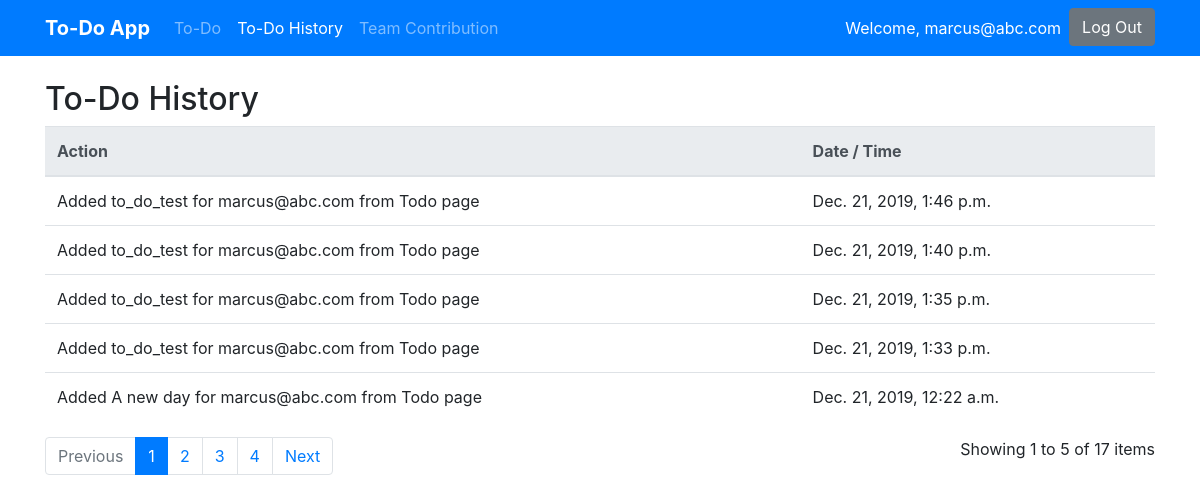
The page /historyItem/ (signed in) on the database as committed earlier.
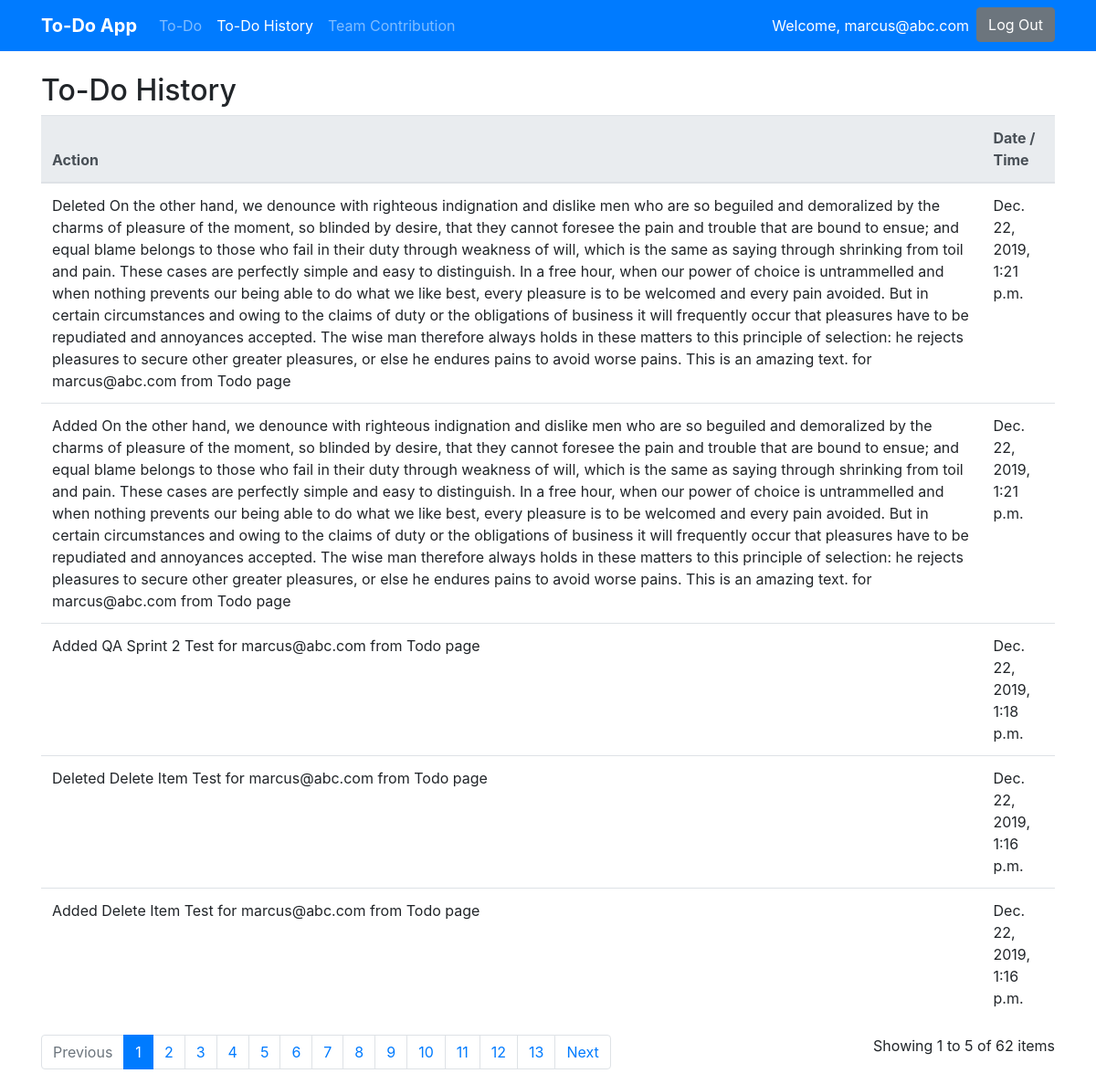
The same page on the database as committed later.
### To_do_page/models.py (models this page shows)
class ArchiveHistory(models.Model):
    owner = models.CharField(max_length=100)
    Todo = models.CharField(max_length=100)
    Timecreated = models.DateTimeField()
    action = models.CharField (max_length=10)

### To_do_page/views.py (the view)
# urls.py: path('historyItem/', historyItem, name='todohistorypage'),
def historyItem(request):
    all_todo = ArchiveHistory.objects.all().order_by('-Timecreated')
    context = {
        'all_items': all_todo
    }
    paginator = Paginator(all_todo, 5)
    page = request.GET.get('page')
    if page is not None:
        all_todo = paginator.get_page(page)
        context['all_items'] = all_todo
    else:
        all_todo = paginator.get_page(1)
        context['all_items'] = all_todo
    return render(request, 'history_page.html', context)

### To_do_page/templates/history_page.html (shortened to what this page needs)
{% extends 'base.html' %}
{% block content %}
{% if user.is_authenticated %}
<br />
<h2>To-Do History</h2>
<table class="table" id="to-do-history-table">
	<thead class="thead-light">
        <tr>
            <th>Action</th>
            <th>Date / Time</th>
        </tr>
	</thead>
	<tbody>
		{% for todo_item in all_items %}
		<tr>
			<td><div name="item">{{todo_item.action }} {{todo_item.Todo }} for {{todo_item.owner }} from Todo page</div></td>
			<td><div name='time'>{{todo_item.Timecreated }}</div></td>
		</tr>
		{% endfor %}
	</tbody>
</table>
<div class="row">
	<div class="col-sm-8">
		{% if all_items.has_other_pages %}
		<ul class="pagination">
		  {% if all_items.has_previous %}
			<li class="page-item"><a class="page-link" href="?page={{ all_items.previous_page_number }}">Previous</a></li>
		  {% else %}
			<li class="page-item disabled"><span class="page-link">Previous</span></li>
		  {% endif %}
		  {% for i in all_items.paginator.page_range %}
			{% if all_items.number == i %}
			  <li class="page-item active"><span class="page-link">{{ i }} <span class="sr-only">(current)</span></span></li>
			{% else %}
			  <li class="page-item"><a class="page-link" href="?page={{ i }}">{{ i }}</a></li>
			{% endif %}
		  {% endfor %}
		  {% if all_items.has_next %}
			<li class="page-item"><a class="page-link" href="?page={{ all_items.next_page_number }}">Next</a></li>
		  {% else %}
			<li class="page-item disabled"><span class="page-link">Next</span></li>
		  {% endif %}
		</ul>
	  {% endif %}
	</div>
	<div class="col-sm-4">
		<p id="pagination-count">Showing {{ all_items.start_index }} to {{ all_items.end_index }} of {{ all_items.paginator.count }} items</p>
	</div>
</div>
{% else %}
<p name='error_msg'>You are not logged in</p>
<a class="btn btn-primary" href="{% url 'login' %}">Login</a>
{% endif %}
{% endblock %}

Rows that differ between the two databases and show on the page:
no longer on this page (row unchanged): ArchiveHistory: action "Added", Todo "to_do_test", owner "marcus@abc.com", Timecreated "Dec. 21, 2019, 1:46 p.m."
no longer on this page (row unchanged): ArchiveHistory: action "Added", Todo "to_do_test", owner "marcus@abc.com", Timecreated "Dec. 21, 2019, 1:40 p.m."
no longer on this page (row unchanged): ArchiveHistory: action "Added", Todo "to_do_test", owner "marcus@abc.com", Timecreated "Dec. 21, 2019, 1:35 p.m."
no longer on this page (row unchanged): ArchiveHistory: action "Added", Todo "to_do_test", owner "marcus@abc.com", Timecreated "Dec. 21, 2019, 1:33 p.m."
no longer on this page (row unchanged): ArchiveHistory: action "Added", Todo "A new day", owner "marcus@abc.com", Timecreated "Dec. 21, 2019, 12:22 a.m."
added ArchiveHistory: action "Deleted", Todo "On the other hand, we denounce with righteous indignation and dislike men who are so beguiled and demoralized by the charms of pleasure of the moment, so blinded by desire, that they cannot foresee the pain and trouble that are bound to ensue; and equal blame belongs to those who fail in their duty through weakness of will, which is the same as saying through shrinking from toil and pain. These cases are perfectly simple and easy to distinguish. In a free hour, when our power of choice is untrammelled and when nothing prevents our being able to do what we like best, every pleasure is to be welcomed and every pain avoided. But in certain circumstances and owing to the claims of duty or the…", owner "marcus@abc.com", Timecreated "Dec. 22, 2019, 1:21 p.m."
added ArchiveHistory: action "Added", Todo "On the other hand, we denounce with righteous indignation and dislike men who are so beguiled and demoralized by the charms of pleasure of the moment, so blinded by desire, that they cannot foresee the pain and trouble that are bound to ensue; and equal blame belongs to those who fail in their duty through weakness of will, which is the same as saying through shrinking from toil and pain. These cases are perfectly simple and easy to distinguish. In a free hour, when our power of choice is untrammelled and when nothing prevents our being able to do what we like best, every pleasure is to be welcomed and every pain avoided. But in certain circumstances and owing to the claims of duty or the…", owner "marcus@abc.com", Timecreated "Dec. 22, 2019, 1:21 p.m."
added ArchiveHistory: action "Added", Todo "QA Sprint 2 Test", owner "marcus@abc.com", Timecreated "Dec. 22, 2019, 1:18 p.m."
added ArchiveHistory: action "Deleted", Todo "Delete Item Test", owner "marcus@abc.com", Timecreated "Dec. 22, 2019, 1:16 p.m."
added ArchiveHistory: action "Added", Todo "Delete Item Test", owner "marcus@abc.com", Timecreated "Dec. 22, 2019, 1:16 p.m."
Other text that changed with them:
{{ all_items.paginator.count }}: "17" → "62"
new list line: "5"
new list line: "6"
new list line: "7"
new list line: "8"
new list line: "9"
new list line: "10"
new list line: "11"
new list line: "12"
new list line: "13"
